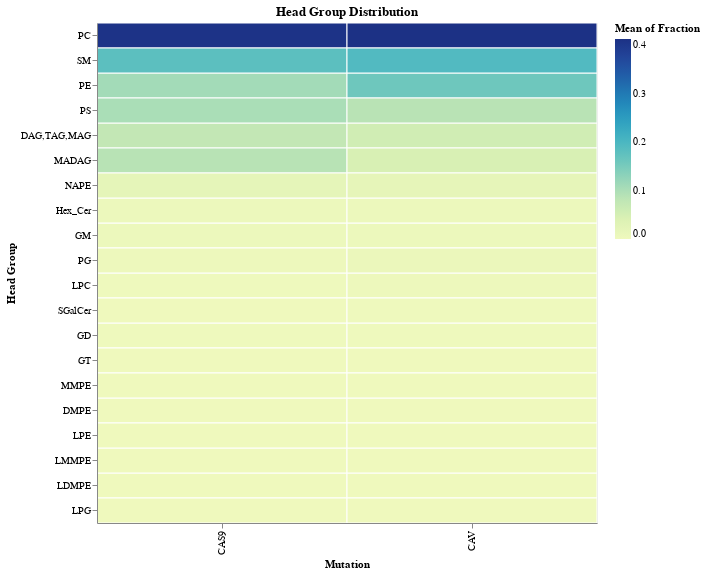

Source (notebook cell):
### Markdown cell above
## Heatmap

### Code cell
hhg = alt.Chart(h).mark_rect(stroke='white').encode(
    x='Mutation:N',
    y=alt.Y('Head Group:N', sort=alt.EncodingSortField(field='Fraction', order='descending')),
    color='mean(Fraction):Q',
    tooltip=['Mutation', 'Head Group', 'mean(Fraction)']
).properties(
    title = "Head Group Distribution",
    width=500,
    height=500
)
hhg.save('graphs/cas_cav/head_group/Heatmap_AllHG.png', ppi=300)
hhg

### Figure 1 — Vega-Lite specification as saved in the notebook (floating-point values rounded to 4 significant figures; data arrays with more than 128 entries replaced by an {"elided": "..."} marker saying what was removed)
{"config": {"view": {"continuousWidth": 300, "continuousHeight": 300}}, "data": {"name": "data-38d5f5c8d12c52e529920e7b5d2e4011"}, "mark": {"type": "rect", "stroke": "white"}, "encoding": {"color": {"aggregate": "mean", "field": "Fraction", "type": "quantitative"}, "tooltip": [{"field": "Mutation", "type": "nominal"}, {"field": "Head Group", "type": "nominal"}, {"aggregate": "mean", "field": "Fraction", "type": "quantitative"}], "x": {"field": "Mutation", "type": "nominal"}, "y": {"field": "Head Group", "sort": {"field": "Fraction", "order": "descending"}, "type": "nominal"}}, "height": 500, "title": "Head Group Distribution", "width": 500, "$schema": "https://vega.github.io/schema/vega-lite/v5.17.0.json", "datasets": {"data-38d5f5c8d12c52e529920e7b5d2e4011": {"elided": "160 records"}}}
